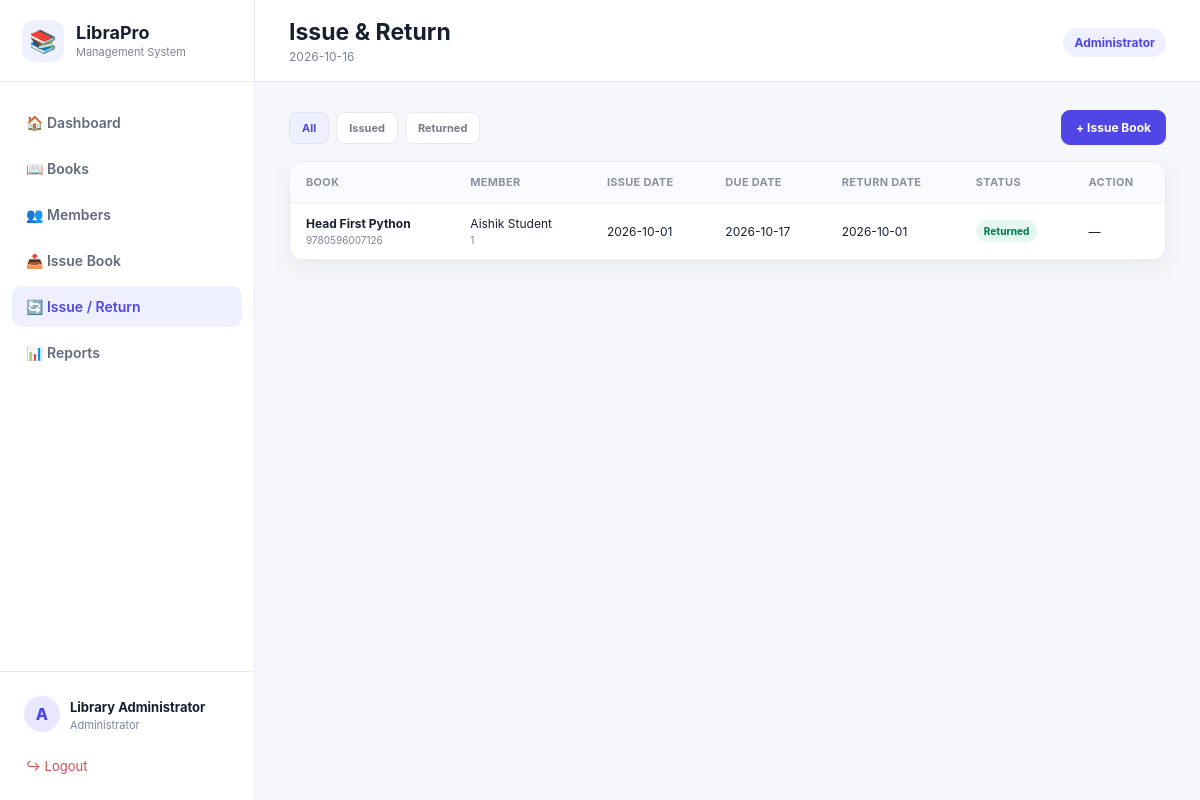
The page /loans (signed in) on the database its author committed.
### tables this page shows
CREATE TABLE loans (
        id INTEGER PRIMARY KEY AUTOINCREMENT,
        book_id INTEGER NOT NULL,
        member_id INTEGER NOT NULL,
        issue_date TEXT NOT NULL,
        due_date TEXT NOT NULL,
        return_date TEXT,
        status TEXT NOT NULL DEFAULT 'Issued',
        FOREIGN KEY(book_id) REFERENCES books(id),
        FOREIGN KEY(member_id) REFERENCES members(id)
    );

CREATE TABLE books (
        id INTEGER PRIMARY KEY AUTOINCREMENT,
        isbn TEXT UNIQUE NOT NULL,
        title TEXT NOT NULL,
        author TEXT NOT NULL,
        category TEXT NOT NULL,
        publisher TEXT,
        year INTEGER,
        quantity INTEGER NOT NULL DEFAULT 1,
        available INTEGER NOT NULL DEFAULT 1,
        shelf TEXT,
        created_at TEXT DEFAULT CURRENT_TIMESTAMP
    );

CREATE TABLE members (
        id INTEGER PRIMARY KEY AUTOINCREMENT,
        member_id TEXT UNIQUE NOT NULL,
        name TEXT NOT NULL,
        email TEXT,
        phone TEXT,
        department TEXT,
        join_date TEXT NOT NULL,
        status TEXT NOT NULL DEFAULT 'Active'
    );

### app.py (the view)
@app.route("/loans")
@login_required
def loans():
    status=request.args.get("status","all")
    conn=get_db()
    base="""SELECT loans.*, books.title, books.isbn, members.name, members.member_id
             FROM loans JOIN books ON books.id=loans.book_id JOIN members ON members.id=loans.member_id"""
    if status in ("Issued","Returned"):
        rows=conn.execute(base+" WHERE loans.status=? ORDER BY loans.id DESC",(status,)).fetchall()
    else:
        rows=conn.execute(base+" ORDER BY loans.id DESC").fetchall()
    conn.close()
    return render_template("loans.html", loans=rows, status=status)

### app.py (called while the page is built)
def get_db():
    conn = sqlite3.connect(DB)
    conn.row_factory = sqlite3.Row
    conn.execute("PRAGMA foreign_keys = ON")
    return conn

def login_required(fn):
    @wraps(fn)
    def wrapper(*args, **kwargs):
        if "user_id" not in session:
            return redirect(url_for("login"))
        return fn(*args, **kwargs)
    return wrapper

@app.context_processor
def inject_globals():
    return {"today": date.today().isoformat(), "current_year": datetime.now().year}

### templates/loans.html (shortened to what this page needs)
{% extends "base.html" %}
{% block page_heading %}Issue & Return{% endblock %}
{% block content %}
<div class="tabs"><a class="{{ 'selected' if status=='all' else '' }}" href="{{ url_for('loans') }}">All</a><a class="{{ 'selected' if status=='Issued' else '' }}" href="{{ url_for('loans',status='Issued') }}">Issued</a><a class="{{ 'selected' if status=='Returned' else '' }}" href="{{ url_for('loans',status='Returned') }}">Returned</a><a class="btn primary" href="{{ url_for('issue_book') }}">+ Issue Book</a></div>
<section class="panel"><div class="table-wrap"><table><thead><tr><th>Book</th><th>Member</th><th>Issue Date</th><th>Due Date</th><th>Return Date</th><th>Status</th><th>Action</th></tr></thead><tbody>
{% for x in loans %}<tr><td><b>{{ x.title }}</b><small>{{ x.isbn }}</small></td><td>{{ x.name }}<small>{{ x.member_id }}</small></td><td>{{ x.issue_date }}</td><td>{{ x.due_date }}</td><td>{{ x.return_date or '-' }}</td><td>{% if x.status=='Issued' and x.due_date < today %}<span class="badge overdue">Overdue</span>{% else %}<span class="badge {{ x.status|lower }}">{{ x.status }}</span>{% endif %}</td><td>{% if x.status=='Issued' %}<form method="post" action="{{ url_for('return_book',loan_id=x.id) }}" onsubmit="return confirm('Mark this book as returned?')"><button class="btn small">Return</button></form>{% else %}—{% endif %}</td></tr>
{% else %}<tr><td colspan="7" class="empty">No loan records.</td></tr>{% endfor %}
</tbody></table></div></section>
{% endblock %}

### css/style.css (style rules this page uses)
:root { --primary:#4f46e5;--primary2:#6366f1;--bg:#f5f7fb;--card:#fff;--text:#172033;--muted:#7b8498;--border:#e7eaf1;--danger:#dc3545;--success:#159570;--shadow:0 8px 25px rgba(23,32,51,.06) }
* { box-sizing:border-box }
body { margin:0;font-family:Inter,ui-sans-serif,system-ui,-apple-system,Segoe UI,Arial,sans-serif;background:var(--bg);color:var(--text) }
a { text-decoration:none;color:inherit }
.stat-card,.panel,.form-card { background:var(--card);border:1px solid var(--border);border-radius:15px;box-shadow:var(--shadow) }
.panel { overflow:hidden }
.table-wrap { overflow:auto }
table { width:100%;border-collapse:collapse;font-size:12px }
th { background:#fafbfe;color:#8991a2;text-align:left;font-weight:700;font-size:11px;text-transform:uppercase;letter-spacing:.3px }
th,td { padding:13px 16px;border-bottom:1px solid #eef0f5;white-space:nowrap }
td small { display:block;color:var(--muted);font-size:10px;margin-top:3px }
.btn { border:1px solid var(--border);background:#fff;border-radius:9px;padding:9px 14px;display:inline-flex;align-items:center;justify-content:center;cursor:pointer;font-weight:700;font-size:12px;color:#4f5667 }
.btn.primary { background:var(--primary);color:#fff;border-color:var(--primary) }
.badge { display:inline-block;padding:5px 8px;border-radius:20px;background:#edf0f7;color:#5f6878;font-size:10px;font-weight:800 }
.badge.returned,.badge.active { background:#e4f8ef;color:#0c815f }
.tabs { display:flex;gap:7px;align-items:center;margin-bottom:16px }
.tabs>a:not(.btn) { padding:8px 12px;background:#fff;border:1px solid var(--border);border-radius:8px;color:#747d8d;font-size:11px;font-weight:700 }
.tabs>a.selected { background:#eef0ff;color:var(--primary);border-color:#dfe1ff }
.tabs .btn { margin-left:auto }

### rows shown on the page
loans: title "Head First Python", isbn "9780596007126", name "Aishik Student", member_id "1", issue_date "2026-10-01", due_date "2026-10-17", return_date "2026-10-01", status "Returned"

### other values the page prints
{{ session.get('user_name','Admin') }} "Library Administrator"
{{ session.get('role','Librarian') }} "Administrator"
